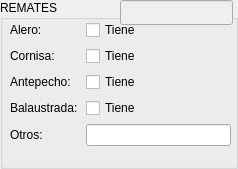
<?xml version="1.0" encoding="UTF-8"?>
<ui version="4.0">
 <class>RematesForm</class>
 <widget class="QGroupBox" name="RematesForm">
  <property name="geometry">
   <rect>
    <x>0</x>
    <y>0</y>
    <width>238</width>
    <height>169</height>
   </rect>
  </property>
  <property name="font">
   <font>
    <pointsize>9</pointsize>
   </font>
  </property>
  <property name="windowTitle">
   <string>Remates</string>
  </property>
  <property name="title">
   <string>REMATES</string>
  </property>
  <widget class="QLineEdit" name="cuentaEdit">
   <property name="enabled">
    <bool>false</bool>
   </property>
   <property name="geometry">
    <rect>
     <x>120</x>
     <y>0</y>
     <width>113</width>
     <height>25</height>
    </rect>
   </property>
  </widget>
  <widget class="QWidget" name="layoutWidget">
   <property name="geometry">
    <rect>
     <x>10</x>
     <y>20</y>
     <width>221</width>
     <height>141</height>
    </rect>
   </property>
   <layout class="QFormLayout" name="formLayout">
    <item row="0" column="0">
     <widget class="QLabel" name="remAleroLbl">
      <property name="sizePolicy">
       <sizepolicy hsizetype="Fixed" vsizetype="Preferred">
        <horstretch>0</horstretch>
        <verstretch>0</verstretch>
       </sizepolicy>
      </property>
      <property name="minimumSize">
       <size>
        <width>70</width>
        <height>0</height>
       </size>
      </property>
      <property name="maximumSize">
       <size>
        <width>70</width>
        <height>16777215</height>
       </size>
      </property>
      <property name="text">
       <string>Alero:</string>
      </property>
      <property name="buddy">
       <cstring>remAleroCheck</cstring>
      </property>
     </widget>
    </item>
    <item row="0" column="1">
     <widget class="QCheckBox" name="remAleroCheck">
      <property name="text">
       <string>Tiene</string>
      </property>
     </widget>
    </item>
    <item row="1" column="0">
     <widget class="QLabel" name="remCornisaLbl">
      <property name="sizePolicy">
       <sizepolicy hsizetype="Fixed" vsizetype="Preferred">
        <horstretch>0</horstretch>
        <verstretch>0</verstretch>
       </sizepolicy>
      </property>
      <property name="minimumSize">
       <size>
        <width>70</width>
        <height>0</height>
       </size>
      </property>
      <property name="maximumSize">
       <size>
        <width>70</width>
        <height>16777215</height>
       </size>
      </property>
      <property name="text">
       <string>Cornisa:</string>
      </property>
      <property name="buddy">
       <cstring>remCornisaCheck</cstring>
      </property>
     </widget>
    </item>
    <item row="1" column="1">
     <widget class="QCheckBox" name="remCornisaCheck">
      <property name="text">
       <string>Tiene</string>
      </property>
     </widget>
    </item>
    <item row="2" column="0">
     <widget class="QLabel" name="remAntepechoLbl">
      <property name="sizePolicy">
       <sizepolicy hsizetype="Fixed" vsizetype="Preferred">
        <horstretch>0</horstretch>
        <verstretch>0</verstretch>
       </sizepolicy>
      </property>
      <property name="minimumSize">
       <size>
        <width>70</width>
        <height>0</height>
       </size>
      </property>
      <property name="maximumSize">
       <size>
        <width>70</width>
        <height>16777215</height>
       </size>
      </property>
      <property name="text">
       <string>Antepecho:</string>
      </property>
      <property name="buddy">
       <cstring>remAntepechoCheck</cstring>
      </property>
     </widget>
    </item>
    <item row="2" column="1">
     <widget class="QCheckBox" name="remAntepechoCheck">
      <property name="text">
       <string>Tiene</string>
      </property>
     </widget>
    </item>
    <item row="3" column="0">
     <widget class="QLabel" name="remBalaustradaLbl">
      <property name="sizePolicy">
       <sizepolicy hsizetype="Fixed" vsizetype="Preferred">
        <horstretch>0</horstretch>
        <verstretch>0</verstretch>
       </sizepolicy>
      </property>
      <property name="minimumSize">
       <size>
        <width>70</width>
        <height>0</height>
       </size>
      </property>
      <property name="maximumSize">
       <size>
        <width>70</width>
        <height>16777215</height>
       </size>
      </property>
      <property name="text">
       <string>Balaustrada:</string>
      </property>
      <property name="buddy">
       <cstring>remBalaustradaCheck</cstring>
      </property>
     </widget>
    </item>
    <item row="3" column="1">
     <widget class="QCheckBox" name="remBalaustradaCheck">
      <property name="text">
       <string>Tiene</string>
      </property>
     </widget>
    </item>
    <item row="4" column="0">
     <widget class="QLabel" name="remOtrosLbl">
      <property name="sizePolicy">
       <sizepolicy hsizetype="Fixed" vsizetype="Preferred">
        <horstretch>0</horstretch>
        <verstretch>0</verstretch>
       </sizepolicy>
      </property>
      <property name="minimumSize">
       <size>
        <width>70</width>
        <height>0</height>
       </size>
      </property>
      <property name="maximumSize">
       <size>
        <width>70</width>
        <height>16777215</height>
       </size>
      </property>
      <property name="text">
       <string>Otros:</string>
      </property>
      <property name="buddy">
       <cstring>remOtrosEdit</cstring>
      </property>
     </widget>
    </item>
    <item row="4" column="1">
     <widget class="QLineEdit" name="remOtrosEdit">
      <property name="maxLength">
       <number>50</number>
      </property>
     </widget>
    </item>
   </layout>
  </widget>
 </widget>
 <resources/>
 <connections/>
</ui>
